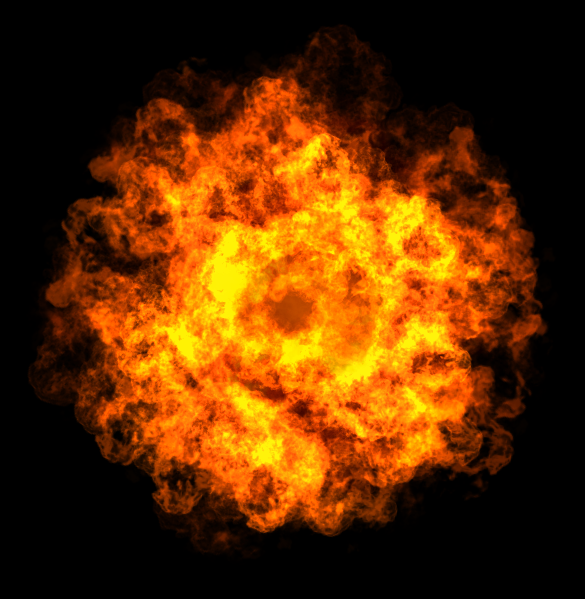
#> input picture 2.opencv/image_file/findContours/fire.png, 585 x 599 px
$ jupyter execute 1.findContours.ipynb
#> lines starting #> are read from the running program, lines starting #| are printed output that depends on the picture; after the words box and inside, x2 and y2 are one past the last pixel; in counts of white or black regions, pixels touching at a corner belong together
[cell 1]
import cv2
import numpy as np
import matplotlib.pyplot as plt

[cell 2]
img_path = r'./image_file/findContours/fire.png'
img = cv2.imread(img_path)
#> img is the input picture: shape (599, 585, 3); mean B, G, R 1.1, 44.7, 93.2
img_rgb = cv2.cvtColor(img, cv2.COLOR_BGR2RGB)
plt.imshow(img_rgb)
plt.show()

[cell 3]
gray = cv2.cvtColor(img, cv2.COLOR_BGR2GRAY)  # 将BGR格式转换成灰度图片
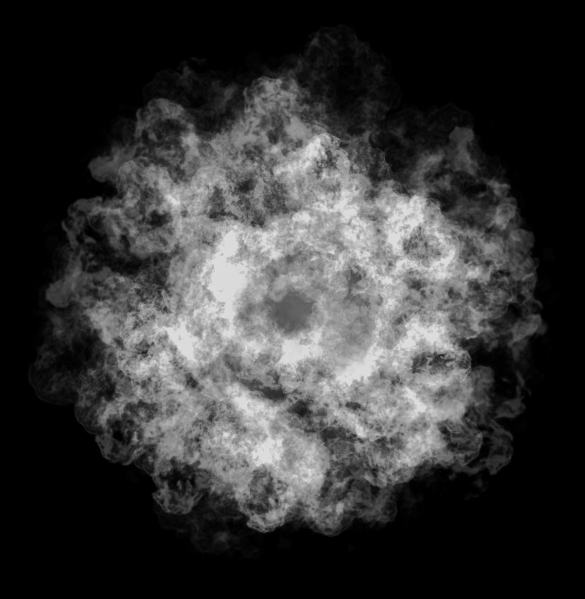
#> gray: shape (599, 585); min 0, max 220, mean 54.2
plt.imshow(gray, cmap='gray')

### 二值化，二值化的输入图像是灰度图

[cell 4]
ret, binary = cv2.threshold(gray, 10, 255, cv2.THRESH_BINARY) # ret:设定的阈值， binary：二值化后的图像
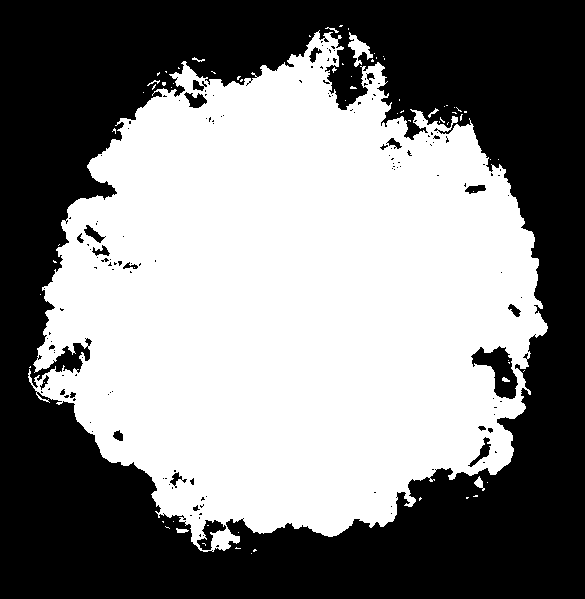
#> binary: shape (599, 585); 51.1% white; 155 black regions (131 under 20 px), largest, box (x1, y1, x2, y2) and area: (0, 0, 585, 599) 167743, (471, 346, 518, 399) 1199, (197, 520, 226, 550) 376

### findContours的输入可以是灰度图或者二值化后的图
### 用drawContours函数画出检测出的轮廓

[cell 5]
kernel = np.ones((1, 5), np.uint8)
binary = cv2.morphologyEx(binary, cv2.MORPH_OPEN, kernel, anchor=(2, 0), iterations=5)
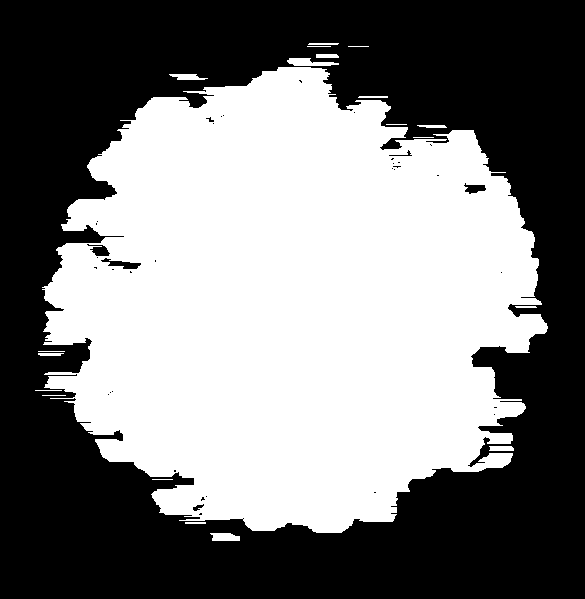
#> binary: shape (599, 585); 48.8% white; 20 white regions
contours, hierarchy = cv2.findContours(binary, cv2.RETR_TREE, cv2.CHAIN_APPROX_SIMPLE)
#> contours = 59 contours, 41 with area under 20; largest, box (x1, y1, x2, y2) and area: (42, 67, 548, 533) 168560, (100, 257, 142, 270) 242, (287, 58, 339, 66) 213, (86, 243, 111, 257) 192, (463, 182, 487, 195) 170
cv2.drawContours(img, contours, -1, (0, 0, 255), 3)
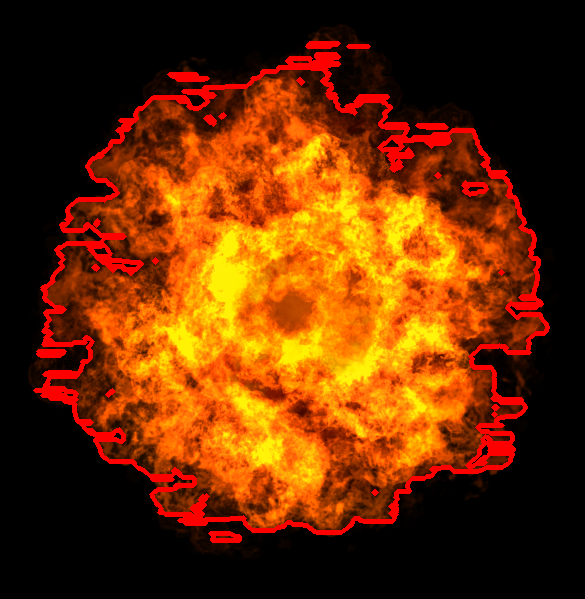
#> img: shape (599, 585, 3); 5.44% of pixels changed, all inside (x1, y1, x2, y2) = (33, 41, 550, 543)
img = cv2.cvtColor(img, cv2.COLOR_BGR2RGB)
plt.imshow(img)

### 计算选中轮廓的面积的大小

[cell 6]
for i in contours:
    area = cv2.contourArea(i)
    print(area)
#> this loop made 59 passes
#> area on passes 1, 4, 7, 11, 14, 15, 18, 33, 35, 38, 46, 50: 168, 91, 43, 46, 118.5, 168560.5, 53.5, 242, 191.5, 170.5, 60.5, 28.5
#> (i, area) on passes 2, 9, 13, 59: ([[185, 522], [185, 523], [205, 523], [205, 522]], 20), ([[515, 306], [516, 307], [536, 307], [535, 306]], 20), ([[359, 96], [358, 97], [387, 97], [387, 96]], 28.5), ([[309, 43], [308, 44], [337, 44], [338, 43]], 29)
#| 168.0
#| 20.0
#| 0.0
#| 91.0
#| 0.0
#| 0.0
#| 43.0
#| 0.0
#> (further printed lines are left out)
